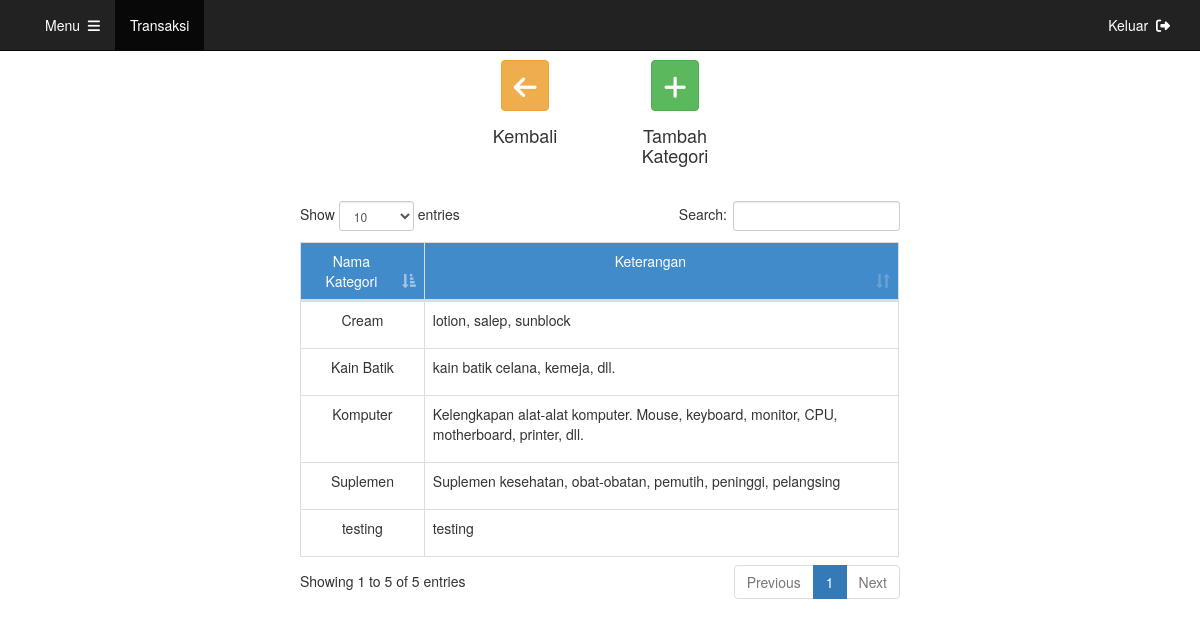
Before: /stok/kategori.php (signed in) with the older database file.
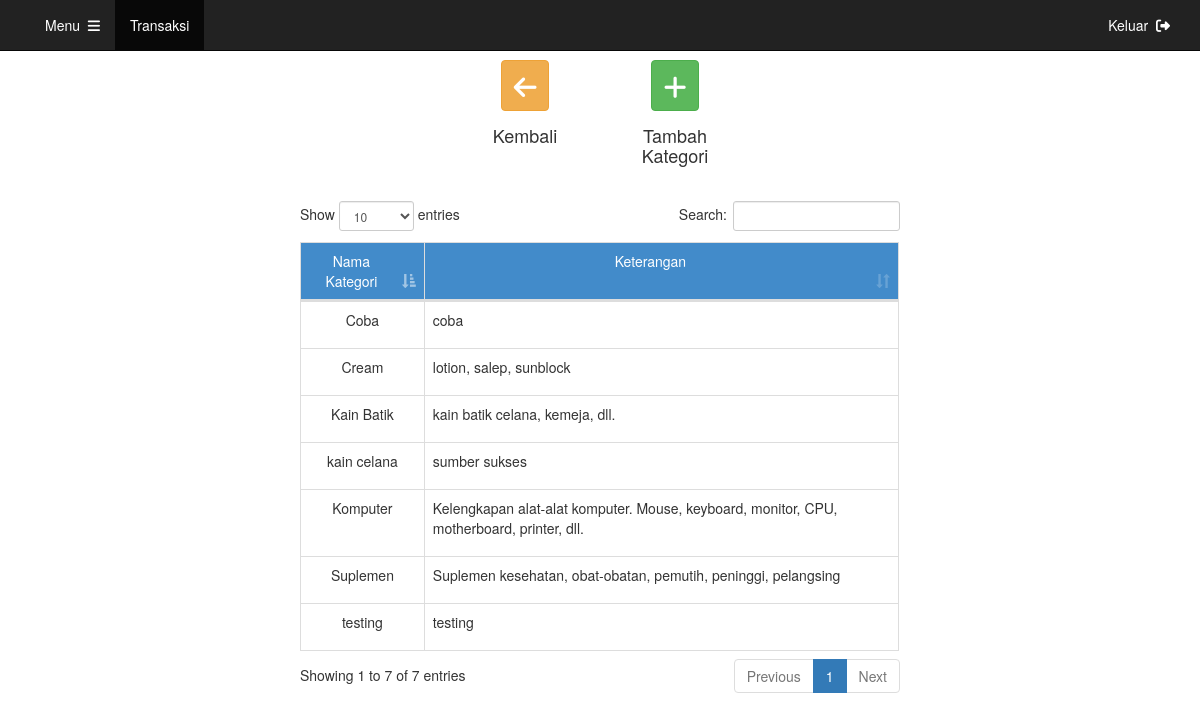
After: the same page with the newer database file.
### tables this page shows
CREATE TABLE `kategori` (
  `id` int(255) NOT NULL,
  `nama` text NOT NULL,
  `keterangan` varchar(255) NOT NULL
);

### stok/kategori.php (the view, shortened to what this page needs)
<?php
include '../connectdb.php';
?>
<!DOCTYPE html>
<html lang="en">
  <head>
    <?php include "../import.php"?>
  </head>
  <body>
    <?php include "../header.php"?>
    <div class="container" role="main" style="margin-top: 60px; width: 50%;">
      <div class="row">
        <div class="col-md-3">
        </div>
        <div class="col-md-3">
          <center>
            <div class="form-group">
              <a href="/kasir/stok/stok.php"><button class="btn btn-warning" data-toggle="modal" data-target="#add" style="font-size: 26px;padding: 0px,0px,5px,5px;"><i class="fas fa-arrow-left"></i></button></a>
            </div>
            <div class="form-group">
              <h4>Kembali</h4>
            </div>
          </center>
        </div>
        <div class="col-md-3">
          <center>
            <div class="form-group">
              <button class="btn btn-success" data-toggle="modal" data-target="#add" style="font-size: 26px;padding: 0px,0px,5px,5px;"><i class="fas fa-plus"></i></button>
            </div>
            <div class="form-group">
              <h4>Tambah Kategori</h4>
            </div>
          </center>
        </div>
        <div class="col-md-3">
        </div>
      </div>
      <br>
      <div class="row">
        <div class="table-responsive">
          <table class="table table-bordered table-hover" id="stok">
            <thead>
               <td class="text-center" style="background-color:#428BCA;color:#FFF">Nama Kategori</td>
               <td class="text-center" style="background-color:#428BCA;color:#FFF">Keterangan</td>
            </thead>
            <?php
            $query = "SELECT * FROM kategori ORDER BY id ASC";
            $result = mysqli_query($con, $query);
            while($row = mysqli_fetch_array($result))
            {
              echo '
              <tr data-toggle="modal" data-target="#edit" data-id="'.$row["id"].'" data-nama="'.$row["nama"].'" data-keterangan="'.$row["keterangan"].'" style="cursor:pointer;">
              <td class="text-center">'.$row["nama"].'</td>
              <td class="text-left"><p>'.$row["keterangan"].'</p></td>
              </tr>';
            }
            ?>
          </table>
        </div>
      </div>
    </div>
  </body>
</html>

Changed rows visible on the page:
added kategori: nama "Coba", keterangan "coba"
added kategori: nama "kain celana", keterangan "sumber sukses"
Other visible differences:
text written by a page script: "Show entries Search: Showing 1 to 5 of 5 entries Previous 1 Next" → "Show entries Search: Showing 1 to 7 of 7 entries Previous 1 Next"
